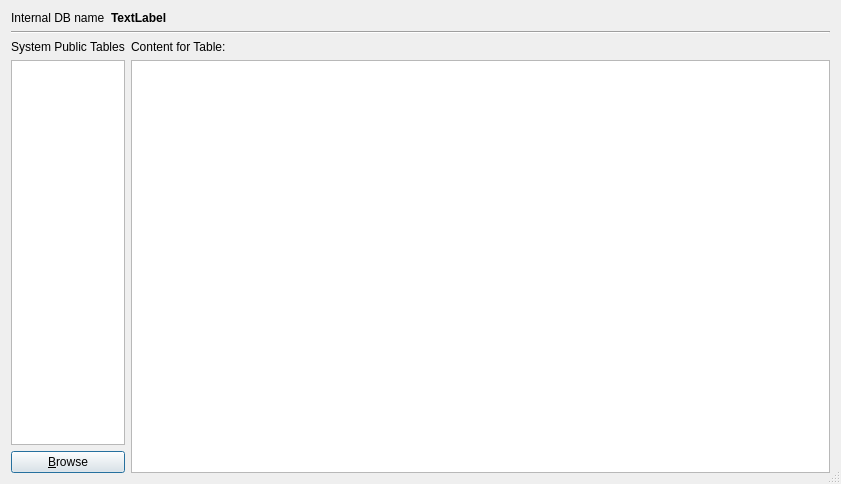
<?xml version="1.0" encoding="UTF-8"?>
<ui version="4.0">
 <class>DBBrowser</class>
 <widget class="QDialog" name="DBBrowser">
  <property name="geometry">
   <rect>
    <x>0</x>
    <y>0</y>
    <width>841</width>
    <height>484</height>
   </rect>
  </property>
  <property name="windowTitle">
   <string>Dialog</string>
  </property>
  <property name="sizeGripEnabled">
   <bool>true</bool>
  </property>
  <layout class="QVBoxLayout" name="verticalLayout_3">
   <item>
    <layout class="QHBoxLayout" name="horizontalLayout" stretch="1,1000">
     <item>
      <widget class="QLabel" name="label">
       <property name="text">
        <string>Internal DB name</string>
       </property>
      </widget>
     </item>
     <item>
      <widget class="QLabel" name="label_2">
       <property name="font">
        <font>
         <weight>75</weight>
         <bold>true</bold>
        </font>
       </property>
       <property name="text">
        <string>TextLabel</string>
       </property>
      </widget>
     </item>
    </layout>
   </item>
   <item>
    <widget class="Line" name="line">
     <property name="orientation">
      <enum>Qt::Horizontal</enum>
     </property>
    </widget>
   </item>
   <item>
    <layout class="QHBoxLayout" name="horizontalLayout_3" stretch="1,100">
     <item>
      <layout class="QVBoxLayout" name="verticalLayout" stretch="1,1000,1">
       <item>
        <widget class="QLabel" name="label_3">
         <property name="text">
          <string>System Public Tables</string>
         </property>
        </widget>
       </item>
       <item>
        <widget class="QListWidget" name="lstwdgTables"/>
       </item>
       <item>
        <widget class="QPushButton" name="pushButton">
         <property name="text">
          <string>&amp;Browse</string>
         </property>
        </widget>
       </item>
      </layout>
     </item>
     <item>
      <layout class="QVBoxLayout" name="verticalLayout_2" stretch="1,1000">
       <item>
        <layout class="QHBoxLayout" name="horizontalLayout_2" stretch="1,1000">
         <item>
          <widget class="QLabel" name="label_4">
           <property name="text">
            <string>Content for Table: </string>
           </property>
          </widget>
         </item>
         <item>
          <widget class="QLabel" name="lblTableName">
           <property name="font">
            <font>
             <weight>75</weight>
             <bold>true</bold>
            </font>
           </property>
           <property name="text">
            <string/>
           </property>
          </widget>
         </item>
        </layout>
       </item>
       <item>
        <widget class="QTableView" name="tblBrowser"/>
       </item>
      </layout>
     </item>
    </layout>
   </item>
  </layout>
 </widget>
 <resources/>
 <connections/>
</ui>
